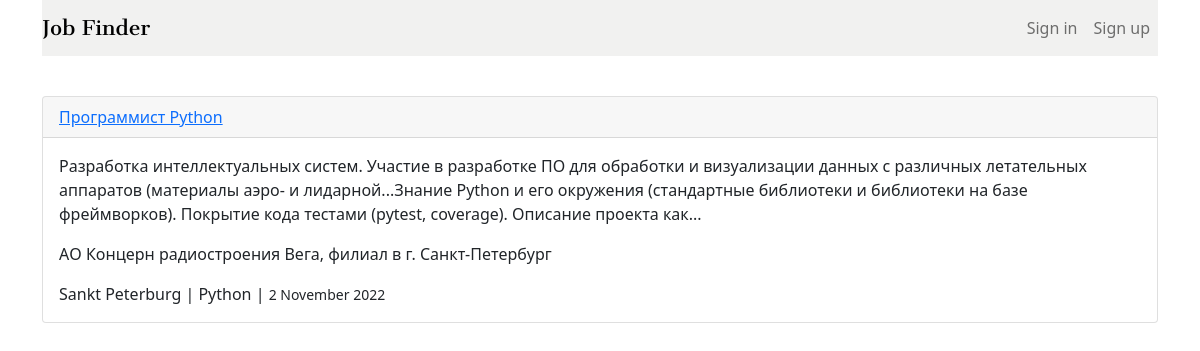
The app's page /detail/101/ with its own data.
### scraping/models.py (models this page shows, shortened)
class Vacancy(models.Model):
    url = models.URLField(unique=True)
    title = models.CharField(max_length=250, verbose_name='Job title')
    company = models.CharField(max_length=250, verbose_name='Company')
    description = models.TextField(verbose_name='Job description')
    city = models.ForeignKey(City, on_delete=models.CASCADE,
                             verbose_name='City')
    language = models.ForeignKey(Language, on_delete=models.CASCADE,
                                 verbose_name='Programming language')
    timestamp = models.DateField(auto_now_add=True)
    class Meta:
        verbose_name = 'vacancy'
        verbose_name_plural = 'vacancy'
        ordering = ['-timestamp']

class City(models.Model):
    name = models.CharField(max_length=60, verbose_name='Name of the city', unique=True)
    slug = models.CharField(max_length=60, blank=True, unique=True)
    class Meta:
        verbose_name = 'city'
        verbose_name_plural = 'cities'
        ordering = ['name']

class Language(models.Model):
    name = models.CharField(max_length=60, verbose_name='Programming language', unique=True)
    slug = models.CharField(max_length=60, blank=True, unique=True)
    class Meta:
        verbose_name = 'programming language'
        verbose_name_plural = 'programming languages'
        ordering = ['name']

### scraping/views.py (the view)
# urls.py: path('detail/<slug:id>/', VacancyDetailView.as_view(), name='detail'),
class VacancyDetailView(DetailView):
    queryset = Vacancy.objects.all()
    template_name = 'scraping/detail.html'
    slug_field = 'id'
    slug_url_kwarg = 'id'

### scraping/templates/scraping/detail.html (shortened to what this page needs)
{% extends 'base.html' %}
{% block content %}
<br>
    <div class="card my-3">
      <div class="card-header">
        <a href="{{ object.url }}">{{ object.title }}</a>
      </div>
      <div class="card-body">
          <p class="card-text">{{ object.description }}</p>
          <p>{{ object.company }}</p>
          <p class="card-text">{{ object.city.name }} | {{ object.language.name }} | <small>{{ object.timestamp|date:"j F Y"  }}</small></p>
      </div>
    </div>
{% endblock %}

### templates/base.html (shortened to what this page needs)
{% load static %}
{% url 'accounts:update' as update_url %}
{% url 'accounts:register' as register_url %}
{% url 'accounts:login' as login_url %}
<!doctype html>
<html lang="en">
  <head>
    <link href="https://cdn.jsdelivr.net/npm/bootstrap@5.0.2/dist/css/bootstrap.min.css" rel="stylesheet">
    <link href="https://cdn.jsdelivr.net/npm/select2@4.1.0-rc.0/dist/css/select2.min.css" rel="stylesheet" />
    <link rel="stylesheet" href="{% static 'accounts/custom.css' %}">
    <link rel="stylesheet" href="{% static 'css/main.css' %}">
  </head>
  <body>
  <div class="container">
  <nav class="navbar navbar-expand-lg navbar-light" style="background-color: #f1f1f0;">
    <a class="navbar-brand" href="{% url 'home' %}" id="brand">Job Finder</a>
    <div class="collapse navbar-collapse" id="navbarNav">
      <ul class="navbar-nav ms-auto">
        {% if user.is_authenticated %}
          <li class="nav-item">
            <a class="nav-link {% if request.path == update_url %} active {% endif %}" href="{% url 'accounts:update' %}">User settings</a>
          </li>
          <li class="nav-item">
            <a class="nav-link" href="{% url 'accounts:logout' %}">Log out</a>
          </li>
        {% else %}
          <li class="nav-item">
            <a class="nav-link {% if request.path == login_url %} active {% endif %}" href="{% url 'accounts:login' %}">Sign in</a>
          </li>
          <li class="nav-item">
            <a class="nav-link {% if request.path == register_url %} active {% endif %}" href="{% url 'accounts:register' %}">Sign up</a>
          </li>
        {% endif %}
      </ul>
    </div>
  </nav>
  </div>
  <div class="container">
    {% block content %}
    {% endblock %}
  </div>
  </body>
</html>

### static/css/main.css (style rules this page uses)
#brand { font-family: CantataOne; color: #000000; }

### records on screen
Vacancy: title "Программист Python", description "Разработка интеллектуальных систем. Участие в разработке ПО для обработки и визуализации данных с различных летательных аппаратов (материалы аэро- и лидарной...Знание Python и его окружения (стандартные библиотеки и библиотеки на базе фреймворков). Покрытие кода тестами (pytest, coverage). Описание проекта как...", company "АО Концерн радиостроения Вега, филиал в г. Санкт-Петербург", city.name "Sankt Peterburg", language.name "Python", timestamp "2 November 2022"
